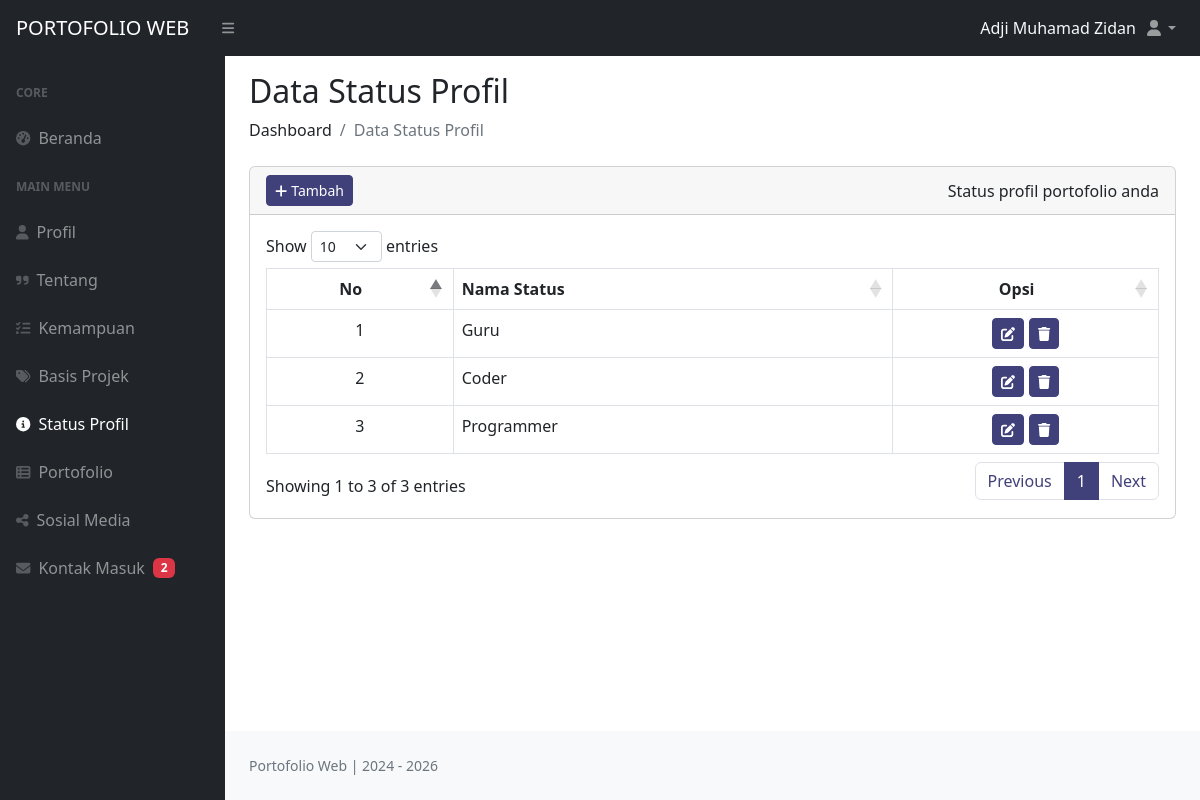
The page /dashboard/index.php?halaman=status (signed in) on the database as committed earlier.
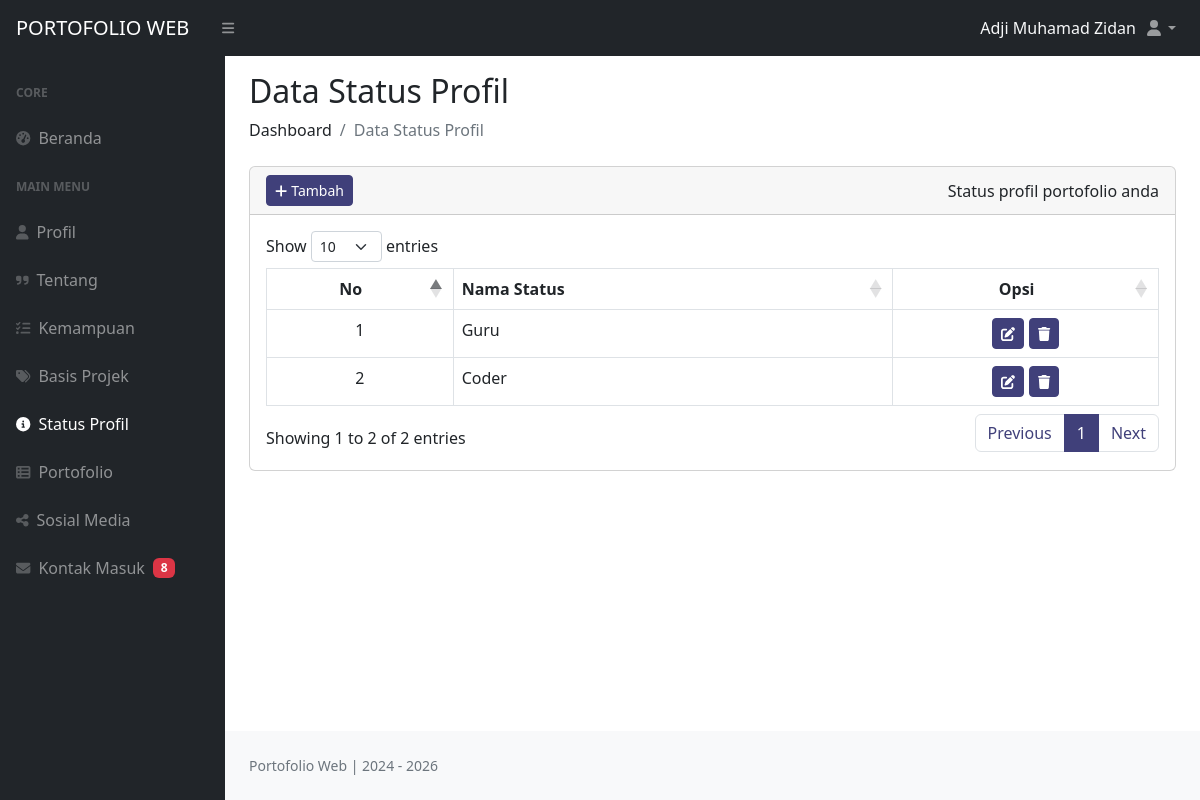
The same page on the database as committed later.
### tables this page shows
CREATE TABLE `dt_statusprofil` (
  `id` int(11) NOT NULL,
  `nama_status` varchar(20) NOT NULL,
  `id_admin` int(11) NOT NULL,
  `created_at` timestamp NOT NULL DEFAULT current_timestamp() ON UPDATE current_timestamp()
);

### dashboard/pages/status_profil.php (the view, shortened to what this page needs)
<?php
  require 'config/koneksi_db.php';
  $sql = "SELECT * FROM dt_statusprofil";
  $query = mysqli_query($koneksi, $sql);
  $row = [];
  while ($data = mysqli_fetch_assoc($query)) {
    $row[] = $data;
  }
?>
<h2 class="mt-3">Data Status Profil</h2>
<ol class="breadcrumb mb-4">
  <li class="breadcrumb-item">Dashboard</li>
  <li class="breadcrumb-item active">Data Status Profil</li>
</ol>
<div class="row">
  <div class="col mb-4">
    <div class="card">
      <div class="card-header">
        <div class="d-flex justify-content-between align-items-center">
          <div class="opsi-tambah">
            <a href="index.php?halaman=tambah_status" class="btn btn-primary btn-sm text-white"><i class="fas fa-plus me-1"></i>Tambah</a>
          </div>
          Status profil portofolio anda
        </div>
      </div>
      <div class="card-body">
        <table id="tabel_status" class="table table-bordered">
            <thead>
              <tr>
                <th class="text-center">No</th>
                <th>Nama Status</th>
                <th class="text-center">Opsi</th>
              </tr>
            </thead>
            <tbody>
              <?php
                $no = 0;
                foreach ($row as $status) :
                $no++;
              ?>
                <tr>
                  <td class="text-center"><?= $no; ?></td>
                  <td><?= $status['nama_status']; ?></td>
                  <td nowrap="nowrap">
                    <center>
                      <a href="index.php?halaman=edit_status&edit=<?= $status['id']; ?>" class="btn btn-primary btn-sm text-white btn-sm"><i class="fas fa-edit"></i></a>
                      <button type="button" class="btn btn-primary btn-sm text-white btn-sm" data-bs-toggle="modal"
                      data-bs-target="#hapusStatus<?= $status['id']; ?>"><i class="fas fa-trash"></i></button>
                    </center>
                  </td>
                </tr>
              <?php endforeach; ?>
            </tbody>
        </table>
      </div>
    </div>
  </div>
</div>

### dashboard/section/sidebar.php (shortened to what this page needs)
<?php
    $pages = @$_GET['halaman'];
    if ($pages == 'dashboard') {
        $active1 = 'active';
        $active2 = '';
        $active3 = '';
        $active4 = '';
        $active5 = '';
        $active6 = '';
        $active7 = '';
        $active8 = '';
        $active9 = '';
    }
    else if ($pages == 'status' || $pages == 'tambah_status' || $pages == 'edit_status') {
        $active1 = '';
        $active2 = '';
        $active3 = '';
        $active4 = '';
        $active5 = '';
        $active6 = 'active';
        $active7 = '';
        $active8 = '';
        $active9 = '';
    }
    require 'config/koneksi_db.php';
    $sql = "SELECT * FROM dt_kontak";
    $query = mysqli_query($koneksi, $sql);
    $jumlah = mysqli_num_rows($query);
?>
<nav class="sb-sidenav accordion sb-sidenav-dark" id="sidenavAccordion">
    <div class="sb-sidenav-menu">
        <div class="nav">
            <div class="sb-sidenav-menu-heading">Core</div>
            <a class="nav-link <?= $active1; ?>" href="index.php?halaman=dashboard">
                <div class="sb-nav-link-icon"><i class="fas fa-tachometer-alt"></i></div>
                Beranda
            </a>
            <div class="sb-sidenav-menu-heading pt-3">Main Menu</div>
            <a class="nav-link <?= $active2; ?>" href="index.php?halaman=profil">
                <div class="sb-nav-link-icon"><i class="fas fa-user"></i></div>
                Profil
            </a>
            <a class="nav-link <?= $active3; ?>" href="index.php?halaman=tentang">
                <div class="sb-nav-link-icon"><i class="fas fa-quote-right"></i></div>
                Tentang
            </a>
            <a class="nav-link <?= $active4; ?>" href="index.php?halaman=kemampuan">
                <div class="sb-nav-link-icon"><i class="fas fa-tasks"></i></div>
                Kemampuan
            </a>
            <a class="nav-link <?= $active5; ?>" href="index.php?halaman=basis">
                <div class="sb-nav-link-icon"><i class="fas fa-tags"></i></div>
                Basis Projek
            </a>
            <a class="nav-link <?= $active6; ?>" href="index.php?halaman=status">
                <div class="sb-nav-link-icon"><i class="fas fa-info-circle"></i></div>
                Status Profil
            </a>
            <a class="nav-link <?= $active7; ?>" href="index.php?halaman=portofolio">
                <div class="sb-nav-link-icon"><i class="fas fa-th-list"></i></div>
                Portofolio
            </a>
            <a class="nav-link <?= $active8; ?>" href="index.php?halaman=sosial_media">
                <div class="sb-nav-link-icon"><i class="fas fa-share-alt"></i></div>
                Sosial Media
            </a>
            <a class="nav-link <?= $active9; ?>" href="index.php?halaman=kontak">
                <div class="sb-nav-link-icon"><i class="fas fa-envelope"></i></div>
                Kontak Masuk<span class="ms-2 badge text-bg-danger"><?= $jumlah; ?></span>
            </a>
        </div>
    </div>
</nav>

Rows that differ between the two databases and show on the page:
removed dt_statusprofil: nama_status "Programmer"
Other text that changed with them:
$jumlah: "2" → "8"
text written by a page script: "Show entries Showing 1 to 3 of 3 entries Previous 1 Next" → "Show entries Showing 1 to 2 of 2 entries Previous 1 Next"
